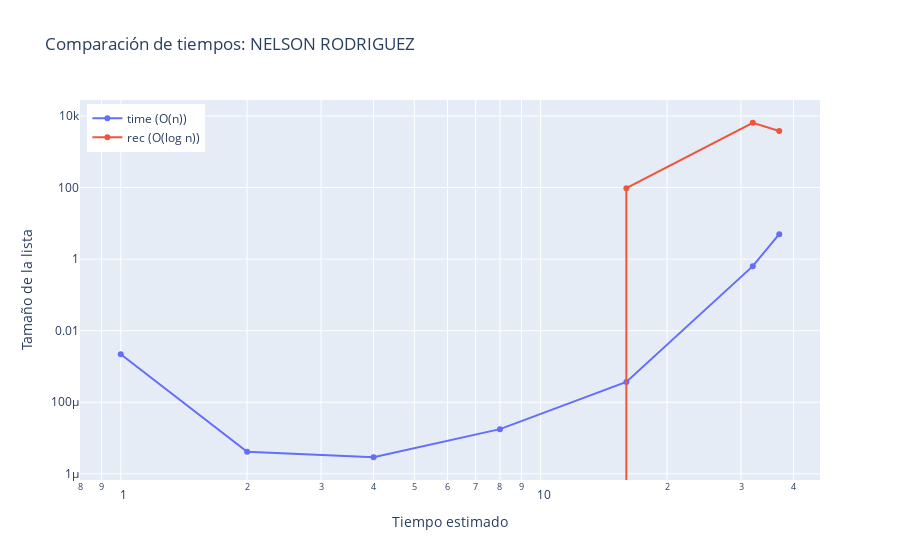

Notebook source saved alongside this figure:
### Code cell
import plotly.graph_objs as go 
# Datos de ejemplo obtenidos de la celda anterior (ajusta si tienes otros valores):
sizes2 = [1, 2, 4, 8, 16, 32, 37]

for n in sizes2:
    data = sorted(rand_List(n, unique=True))
    print(f"\nLista ordenada de {n} elementos")
    target= data[-1]
    mean_lin, s_lin = timeit(Linear_search, data, target, repeat=7)
    mean_bin, s_bin = timeit(binary_search, data, target, repeat=7)
    vector_rec.append(peak_r)
    vector_time.append(t_r)

fig = go.Figure()
fig.add_trace(go.Scatter(x=sizes2, y=vector_time, mode='lines+markers', name='time (O(n))'))
fig.add_trace(go.Scatter(x=sizes2, y=vector_rec, mode='lines+markers', name='rec (O(log n))'))
fig.update_layout(title='Comparación de tiempos: NELSON RODRIGUEZ',
                  xaxis_title='Tiempo estimado ',
                  yaxis_title='Tamaño de la lista ',
                  legend=dict(x=0.01, y=0.99))
#libreria de ploty
fig.update_yaxes(type="log")
fig.update_xaxes(type="log")

### Figure 1 — Plotly figure (JSON) as saved in the notebook; plotly's stock layout.template omitted (floating-point values rounded to 4 significant figures)
{"data": [{"mode": "lines+markers", "name": "time (O(n))", "type": "scatter", "x": [1, 2, 4, 8, 16, 32, 37], "y": [0.00219, 4.1e-06, 2.9e-06, 1.77e-05, 0.0003703, 0.6365, 4.968, 4.968, 4.968, 4.968, 4.968, 4.968, 4.968, 4.968, 4.968, 4.968, 4.968, 4.968, 4.968, 4.968, 4.968]}, {"mode": "lines+markers", "name": "rec (O(log n))", "type": "scatter", "x": [1, 2, 4, 8, 16, 32, 37], "y": [0, 0, 0, 0, 96, 6470, 3822, 3822, 3822, 3822, 3822, 3822, 3822, 3822, 3822, 3822, 3822, 3822, 3822, 3822, 3822]}], "layout": {"legend": {"x": 0.01, "y": 0.99}, "title": {"text": "Comparación de tiempos: NELSON RODRIGUEZ"}, "xaxis": {"title": {"text": "Tiempo estimado "}, "type": "log"}, "yaxis": {"title": {"text": "Tamaño de la lista "}, "type": "log"}}}
